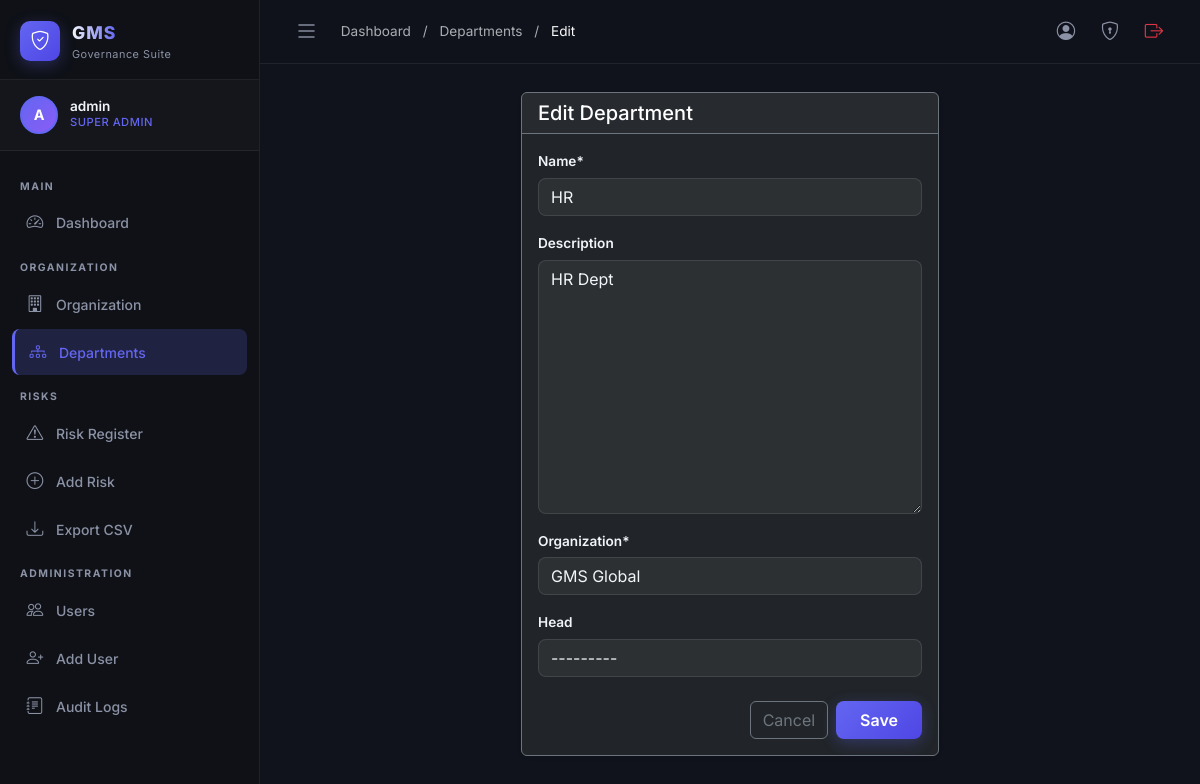
/organization/departments/4/edit/ (signed in), run on the app's committed database.
### accounts/models.py (models this page shows, shortened)
class User(AbstractUser):
    role = models.CharField(
        max_length=20,
        choices=Role.choices,
        default=Role.USER,
    )
    department = models.ForeignKey(
        'organization.Department',
        on_delete=models.SET_NULL,
        null=True,
        blank=True,
        related_name='members',
    )
    profile_image = models.ImageField(
        upload_to='profiles/',
        blank=True,
        null=True,
    )
    phone = models.CharField(max_length=20, blank=True)
    bio = models.TextField(blank=True)
    is_active = models.BooleanField(default=True)
    def __str__(self):
        return f"{self.get_full_name() or self.username} ({self.get_role_display()})"
    @property
    def can_manage_risks(self):
        return self.role in [Role.SUPER_ADMIN, Role.ADMIN, Role.DEPT_HEAD, Role.RISK_OFFICER]
    @property
    def can_manage_org(self):
        return self.role in [Role.SUPER_ADMIN, Role.ADMIN]

### organization/models.py (models this page shows, shortened)
class Department(models.Model):
    name = models.CharField(max_length=200)
    description = models.TextField(blank=True)
    organization = models.ForeignKey(
        Organization,
        on_delete=models.CASCADE,
        related_name='departments',
    )
    head = models.ForeignKey(
        'accounts.User',
        on_delete=models.SET_NULL,
        null=True,
        blank=True,
        related_name='headed_departments',
        limit_choices_to={'role__in': ['dept_head', 'admin', 'super_admin']},
    )
    created_at = models.DateTimeField(auto_now_add=True)
    updated_at = models.DateTimeField(auto_now=True)
    class Meta:
        ordering = ['name']

class Organization(models.Model):
    name = models.CharField(max_length=200)
    description = models.TextField(blank=True)
    mission = models.TextField(blank=True)
    vision = models.TextField(blank=True)
    logo = models.ImageField(upload_to='org/', blank=True, null=True)
    address = models.TextField(blank=True)
    city = models.CharField(max_length=100, blank=True)
    state = models.CharField(max_length=100, blank=True)
    country = models.CharField(max_length=100, blank=True)
    phone = models.CharField(max_length=20, blank=True)
    email = models.EmailField(blank=True)
    website = models.URLField(blank=True)
    created_at = models.DateTimeField(auto_now_add=True)
    updated_at = models.DateTimeField(auto_now=True)
    def __str__(self):
        return self.name
    class Meta:
        verbose_name = 'Organization'

### organization/views.py (the view)
# urls.py: path('departments/<int:pk>/edit/', views.dept_update, name='dept_update'),
@login_required
def dept_update(request, pk):
    if not request.user.can_manage_org:
        raise PermissionDenied
    dept = get_object_or_404(Department, pk=pk)
    form = DepartmentForm(request.POST or None, instance=dept)
    if request.method == 'POST' and form.is_valid():
        form.save()
        messages.success(request, f'Department "{dept.name}" updated.')
        return redirect('organization:dept_list')
    return render(request, 'organization/dept_form.html', {'form': form, 'action': 'Edit', 'dept': dept})

### organization/forms.py
class DepartmentForm(forms.ModelForm):
    class Meta:
        model = Department
        fields = ['name', 'description', 'organization', 'head']
    def __init__(self, *args, **kwargs):
        super().__init__(*args, **kwargs)
        for field in self.fields.values():
            field.widget.attrs.setdefault('class', 'form-control')
        self.fields['head'].queryset = User.objects.filter(
            role__in=['dept_head', 'admin', 'super_admin'], is_active=True
        )
        self.fields['head'].required = False

### templates/organization/dept_form.html (shortened to what this page needs)
{% extends 'base.html' %}
{% load crispy_forms_tags %}
{% block breadcrumb %}
<a href="{% url 'dashboard:index' %}" class="text-muted text-decoration-none">Dashboard</a>
<span class="text-muted mx-2">/</span>
<a href="{% url 'organization:dept_list' %}" class="text-muted text-decoration-none">Departments</a>
<span class="text-muted mx-2">/</span>
<span class="text-light">{{ action }}</span>
{% endblock %}
{% block content %}
<div class="container-fluid">
    <div class="row justify-content-center">
        <div class="col-lg-6">
            <div class="card bg-dark border-secondary shadow-sm">
                <div class="card-header border-secondary d-flex justify-content-between align-items-center">
                    <h5 class="card-title text-white mb-0">{{ action }} Department</h5>
                </div>
                <div class="card-body">
                    <form method="post">
                        {{ form|crispy }}
                        <div class="d-flex justify-content-end gap-2 mt-4">
                            {% if dept %}
                            <a href="{% url 'organization:dept_detail' dept.pk %}" class="btn btn-outline-secondary">Cancel</a>
                            {% else %}
                            <a href="{% url 'organization:dept_list' %}" class="btn btn-outline-secondary">Cancel</a>
                            {% endif %}
                            <button type="submit" class="btn btn-primary px-4">Save</button>
                        </div>
                    </form>
                </div>
            </div>
        </div>
    </div>
</div>
{% endblock %}

### templates/base.html (shortened to what this page needs)
{% load static %}
<!DOCTYPE html>
<html lang="en" data-bs-theme="dark">
<head>
  <link href="https://cdn.jsdelivr.net/npm/bootstrap@5.3.3/dist/css/bootstrap.min.css" rel="stylesheet" />
  <link href="https://cdn.jsdelivr.net/npm/bootstrap-icons@1.11.3/font/bootstrap-icons.css" rel="stylesheet" />
  <link href="{% static 'css/gms.css' %}" rel="stylesheet" />
</head>
<body>
{% if user.is_authenticated %}
<div class="sidebar" id="sidebar">
  <div class="sidebar-brand">
    <div class="sidebar-brand-icon">
      <i class="bi bi-shield-check"></i>
    </div>
    <div class="sidebar-brand-text">
      <span class="brand-title">GMS</span>
      <span class="brand-subtitle">Governance Suite</span>
    </div>
  </div>
  <div class="sidebar-user-card">
    <div class="sidebar-avatar">
      {% if user.profile_image %}
        <img src="{{ user.profile_image.url }}" alt="avatar" />
      {% else %}
        <span>{{ user.username|first|upper }}</span>
      {% endif %}
    </div>
    <div class="sidebar-user-info">
      <div class="sidebar-user-name">{{ user.get_full_name|default:user.username }}</div>
      <div class="sidebar-user-role">{{ user.get_role_display }}</div>
    </div>
  </div>
  <nav class="sidebar-nav">
    <div class="nav-section-label">Main</div>
    <a href="{% url 'dashboard:index' %}" class="nav-item {% if request.resolver_match.namespace == 'dashboard' %}active{% endif %}">
      <i class="bi bi-speedometer2"></i><span>Dashboard</span>
    </a>
    <div class="nav-section-label">Organization</div>
    <a href="{% url 'organization:org_detail' %}" class="nav-item {% if request.resolver_match.namespace == 'organization' and 'dept' not in request.resolver_match.url_name %}active{% endif %}">
      <i class="bi bi-building"></i><span>Organization</span>
    </a>
    <a href="{% url 'organization:dept_list' %}" class="nav-item {% if 'dept' in request.resolver_match.url_name|default:'' %}active{% endif %}">
      <i class="bi bi-diagram-3"></i><span>Departments</span>
    </a>
    <div class="nav-section-label">Risks</div>
    <a href="{% url 'risks:risk_list' %}" class="nav-item {% if request.resolver_match.namespace == 'risks' and 'create' not in request.resolver_match.url_name|default:'' %}active{% endif %}">
      <i class="bi bi-exclamation-triangle"></i><span>Risk Register</span>
    </a>
    {% if user.can_manage_risks %}
    <a href="{% url 'risks:risk_create' %}" class="nav-item {% if 'create' in request.resolver_match.url_name|default:'' and request.resolver_match.namespace == 'risks' %}active{% endif %}">
      <i class="bi bi-plus-circle"></i><span>Add Risk</span>
    </a>
    {% endif %}
    {% if user.can_manage_risks %}
    <a href="{% url 'risks:risk_export_csv' %}" class="nav-item">
      <i class="bi bi-download"></i><span>Export CSV</span>
    </a>
    {% endif %}
    {% if user.can_manage_org %}
    <div class="nav-section-label">Administration</div>
    <a href="{% url 'accounts:user_list' %}" class="nav-item {% if request.resolver_match.namespace == 'accounts' and 'profile' not in request.resolver_match.url_name|default:'' %}active{% endif %}">
      <i class="bi bi-people"></i><span>Users</span>
    </a>
    <a href="{% url 'accounts:user_create' %}" class="nav-item">
      <i class="bi bi-person-plus"></i><span>Add User</span>
    </a>
    <a href="{% url 'audit:audit_log_list' %}" class="nav-item {% if request.resolver_match.namespace == 'audit' %}active{% endif %}">
      <i class="bi bi-journal-text"></i><span>Audit Logs</span>
    </a>
    {% endif %}
  </nav>
</div>
<div class="main-wrapper" id="mainWrapper">
  <div class="topbar">
    <button class="btn topbar-toggle-btn" onclick="toggleSidebar()">
      <i class="bi bi-list fs-4"></i>
    </button>
    <div class="topbar-breadcrumb">
      {% block breadcrumb %}{% endblock %}
    </div>
    <div class="topbar-actions">
      <a href="{% url 'accounts:profile' %}" class="topbar-action-btn" title="Profile">
        <i class="bi bi-person-circle"></i>
      </a>
      <a href="{% url 'accounts:password_change' %}" class="topbar-action-btn" title="Change Password">
        <i class="bi bi-shield-lock"></i>
      </a>
      <a href="{% url 'accounts:logout' %}" class="topbar-action-btn text-danger" title="Logout">
        <i class="bi bi-box-arrow-right"></i>
      </a>
    </div>
  </div>
  <div class="page-content">
    {% block content %}{% endblock %}
  </div>
</div>
{% else %}
{% block auth_content %}{% endblock %}
{% endif %}
</body>
</html>

### data on the page
User: username|first "A", get_full_name "admin", role "SUPER ADMIN"
Department: name "HR", description "HR Dept", organization "GMS Global", head "---------"

### other printed values
{{ action }} "Edit"
